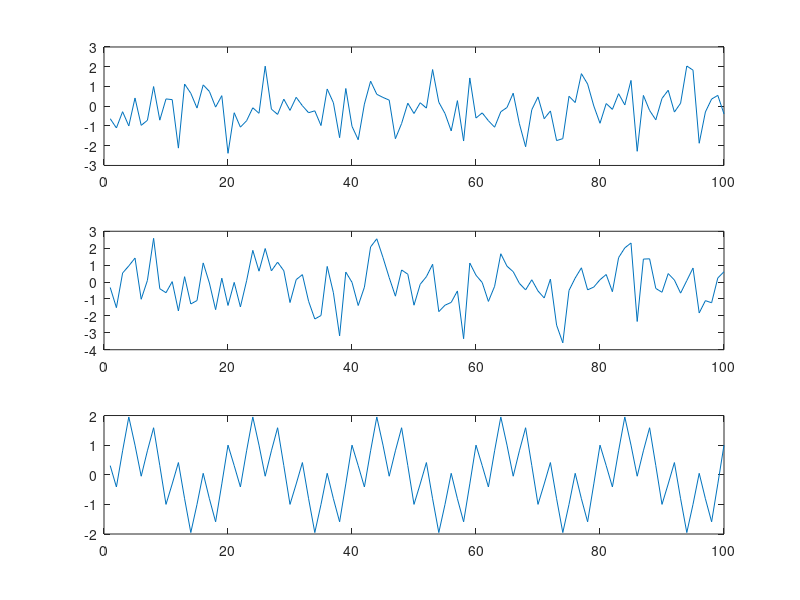

This figure's MATLAB source:
%% clear
clc;clear;
%% Load the data
load('SinusInNoise1.mat')

M1=mean(y1);
M2=mean(y2);
var1=var(y1);
var2=var(y2);

t = (0:1:99);
subplot(311)
plot(y1);
subplot(312)
plot(y2);
subplot(313)
plot(y2-y1);
